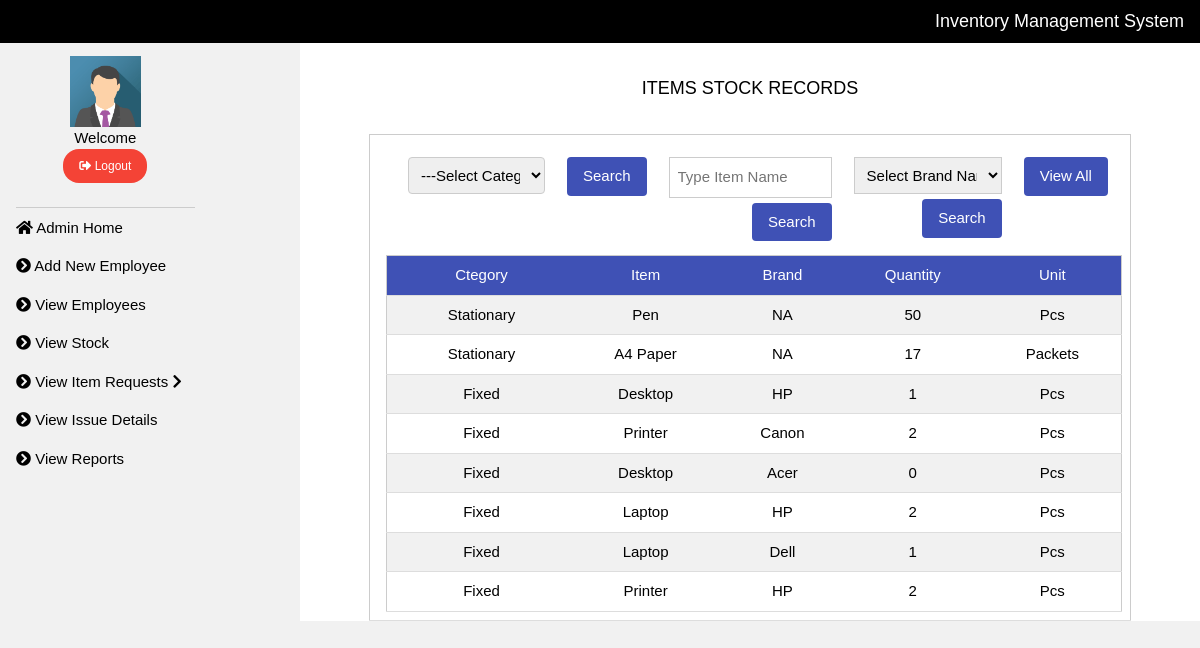
Page /viewstock.php on the committed database.
### tables this page shows
CREATE TABLE `stockmaster` (
  `id` int(11) NOT NULL AUTO_INCREMENT,
  `category` varchar(25) NOT NULL,
  `brand` varchar(30) DEFAULT NULL,
  `item` varchar(30) NOT NULL,
  `unit` varchar(10) NOT NULL,
  `qty` int(11) NOT NULL,
  PRIMARY KEY (`id`) USING BTREE
);

### viewstock.php (the view, shortened to what this page needs)
<?php
    include('connect.php');
?>
<!DOCTYPE html>
<html>
<link rel="stylesheet" href="css/w3style.css">
<link href="css/style2.css" type="text/css" rel="stylesheet">
<link rel="stylesheet" href="css/all.css">
<link href="css/fonts.css" type="text/css" rel="stylesheet">
<body class="w3-light-grey">
<div class="w3-bar w3-top w3-black w3-large" style="z-index:4">
  <span class="w3-bar-item w3-right w3-bar-item">Inventory Management System</span>
</div>
<?php include "sidebar.php"; ?>
<div class="w3-main w3-white" style="height:100%;margin-left:300px;margin-top:33px;">
	<?php
    if(isset($_POST["go1"]))
		{
			$cat=$_POST["cat"];
			$sql="Select * from stockmaster where category='$cat'";
		}
    else if(isset($_POST["submit"]))
		{
			$item=$_POST["item"];
			$sql="Select * from stockmaster where item='$item'";
		}
		else if(isset($_POST["submit1"]))
		{
			$item=$_POST["item"];
			$brand=$_POST["brand"];
			$sql="Select * from stockmaster where item='$item' and brand='$brand'";
		}
		else
		{
			$sql="Select * from stockmaster";
		}
		$result=mysqli_query($con,$sql);
    $resultx=mysqli_query($con,$sql);
    $c=0;
		while($r=mysqli_fetch_array($resultx))
		{
			$q=$r["qty"];
			$c=$c+$q;
		}
	?>
    <br>
   <center>
  <div class="w3-row-padding w3-margin-bottom" style="margin-top:1%;width:90%;">
  	<div class="w3-container w3-padding-4  w3-medium">
     <table class="w3-table-all">
     <h5>ITEMS STOCK RECORDS</h5>
     <br>
      <tr>
        <td colspan="5">
    	<form id="form1" name="form1" method="post" action="viewstock.php">
        	<table width="100%" cellspacing="6">
          <tr>
                        <td width="30%">
                            <select name="cat" id="cat" class="w3-input w3-border w3-round">
                                <option>---Select Category---</option>
                            </select>
                        </td>
                        <td width="13%"><input type="submit" name="go1" id="go1" value="Search" class="w3-btn w3-indigo w3-round"></td>
                	<td width="30%">
                    	<input name="item" type="text" class="w3-input w3-border" id="item" placeholder="Type Item Name" value="<?php if(isset($_POST["submit"])) { echo $_POST["item"]; } ?>"/>
                        <div class="w3-right-align" style="padding-top:5px;">
                        	<input type="submit" name="submit" id="Search" value="Search" class="w3-btn w3-indigo w3-round">
                        </div>
                    </td>
                    <td width="40%">
                    	<select name="brand" id="brand" class="w3-input w3-border">
                        	<option selected="selected"><?php if(isset($_POST["submit1"])) { echo $_POST["brand"]; } else { echo 'Select Brand Name'; } ?></option>
                        </select>
                        <div class="w3-right-align" style="padding-top:5px;">
                        	<span id="tot2" class="w3-text-red"><?php if(isset($_POST["submit1"])) { echo 'No. of Items '.$c; } ?></span>&nbsp;&nbsp;<input type="submit" name="submit1" id="sub" value="Search" class="w3-btn w3-indigo w3-round">
                        </div>
                    </td>
                    <td width="15%" valign="bottom" align="right">
                    	<a href="viewstock.php"><input type="button" name="submit2" value="View All" class="w3-btn w3-indigo w3-round"></a>
                    </td>
                </tr>
            </table>
  	  	</form>
    <table class="w3-table-all">
       <tr class="w3-indigo">
       <td class="w3-center">Ctegory</td>
        <td class="w3-center">Item </td>
        <td class="w3-center">Brand</td>
        <td class="w3-center">Quantity</td>
        <td class="w3-center">Unit</td>
      </tr>
      <?php
		while($row=mysqli_fetch_array($result))
		{
      echo '<tr>';
      echo '<td class="w3-center">'.$row[1].'</td>';
			echo '<td class="w3-center">'.$row[3].'</td>';
			echo '<td class="w3-center">'.$row[2].'</td>';
      echo '<td class="w3-center">'.$row[5].'</td>';
      echo '<td class="w3-center">'.$row[4].'</td>';
			echo '</tr>';
		}
	  ?>
    </table>
   </td>
  </tr>
</table>
  </div>
</center>
</div>
</body>
</html>

### css/w3style.css (style rules this page uses)
html { box-sizing:border-box }
*,*:before,*:after { box-sizing:inherit }
html { -ms-text-size-adjust:100%;-webkit-text-size-adjust:100% }
body { margin:0 }
a { background-color:transparent;-webkit-text-decoration-skip:objects }
button,input,select,textarea { font:inherit;margin:0 }
button,input { overflow:visible }
button,select { text-transform:none }
button,html [type=button],[type=reset],[type=submit] { -webkit-appearance:button }
html,body { font-family:Verdana,sans-serif;font-size:15px;line-height:1.5 }
html { overflow-x:hidden }
h5 { font-size:18px }
h1,h2,h3,h4,h5,h6 { font-family:"Segoe UI",Arial,sans-serif;font-weight:400;margin:10px 0 }
a { color:inherit }
.w3-table,.w3-table-all { border-collapse:collapse;border-spacing:0;width:100%;display:table }
.w3-table-all { border:1px solid #ccc }
.w3-bordered tr,.w3-table-all tr { border-bottom:1px solid #ddd }
.w3-table-all tr:nth-child(odd) { background-color:#fff }
.w3-table-all tr:nth-child(even) { background-color:#f1f1f1 }
.w3-table td,.w3-table th,.w3-table-all td,.w3-table-all th { padding:8px 8px;display:table-cell;text-align:left;vertical-align:top }
.w3-table th:first-child,.w3-table td:first-child,.w3-table-all th:first-child,.w3-table-all td:first-child { padding-left:16px }
.w3-btn,.w3-button { border:none;display:inline-block;padding:8px 16px;vertical-align:middle;overflow:hidden;text-decoration:none;color:inherit;background-color:inherit;text-align:center;cursor:pointer;white-space:nowrap }
.w3-btn,.w3-button { -webkit-touch-callout:none;-webkit-user-select:none;-khtml-user-select:none;-moz-user-select:none;-ms-user-select:none;user-select:none }
.w3-input { padding:8px;display:block;border:none;border-bottom:1px solid #ccc;width:100% }
.w3-main,#main { transition:margin-left .4s }
.w3-bar { width:100%;overflow:hidden }
.w3-bar .w3-bar-item { padding:8px 16px;float:left;width:auto;border:none;display:block;outline:0 }
.w3-container:after,.w3-container:before,.w3-panel:after,.w3-panel:before,.w3-row:after,.w3-row:before,.w3-row-padding:after,.w3-row-padding:before, .w3-cell-row:before,.w3-cell-row:after,.w3-clear:after,.w3-clear:before,.w3-bar:before,.w3-bar:after { content:"";display:table;clear:both }
.w3-top,.w3-bottom { position:fixed;width:100%;z-index:1 }
.w3-top { top:0 }
.w3-round,.w3-round-medium { border-radius:4px }
.w3-row-padding,.w3-row-padding>.w3-half,.w3-row-padding>.w3-third,.w3-row-padding>.w3-twothird,.w3-row-padding>.w3-threequarter,.w3-row-padding>.w3-quarter,.w3-row-padding>.w3-col { padding:0 8px }
.w3-container,.w3-panel { padding:0.01em 16px }
.w3-medium { font-size:15px!important }
.w3-large { font-size:18px!important }
.w3-right-align { text-align:right!important }
.w3-center { text-align:center!important }
.w3-border { border:1px solid #ccc!important }
.w3-margin-bottom { margin-bottom:16px!important }
.w3-right { float:right!important }
.w3-indigo,.w3-hover-indigo:hover { color:#fff!important;background-color:#3f51b5!important }
.w3-white,.w3-hover-white:hover { color:#000!important;background-color:#fff!important }
.w3-black,.w3-hover-black:hover { color:#fff!important;background-color:#000!important }
.w3-light-grey,.w3-hover-light-grey:hover,.w3-light-gray,.w3-hover-light-gray:hover { color:#000!important;background-color:#f1f1f1!important }

### css/style2.css (style rules this page uses)
*, *:before, *:after { box-sizing: inherit }
html { -ms-text-size-adjust: 100%; -webkit-text-size-adjust: 100% }
body { margin: 0 }
a { background-color: transparent; -webkit-text-decoration-skip: objects }
button, input, select, textarea { font: inherit; margin: 0 }
button, input { overflow: visible }
button, select { text-transform: none }
button, html [type=button], [type=reset], [type=submit] { -webkit-appearance: button }
html, body { font-family: Verdana, sans-serif; font-size: 15px; line-height: 1.5 }
html { overflow-x: hidden }
h5 { font-size: 18px }
h1, h2, h3, h4, h5, h6 { font-family: "Segoe UI", Arial, sans-serif; font-weight: 400; margin: 10px 0 }
a { color: inherit }

### viewstock.php (style rules this page uses)
html,body,h1,h2,h3,h4,h5 { font-family: "Raleway", sans-serif }

### rows in the picture
stockmaster: category "Stationary", item "Pen", brand "NA", qty "50", unit "Pcs"
stockmaster: category "Stationary", item "A4 Paper", brand "NA", qty "17", unit "Packets"
stockmaster: category "Fixed", item "Desktop", brand "HP", qty "1", unit "Pcs"
stockmaster: category "Fixed", item "Printer", brand "Canon", qty "2", unit "Pcs"
stockmaster: category "Fixed", item "Desktop", brand "Acer", qty "0", unit "Pcs"
stockmaster: category "Fixed", item "Laptop", brand "HP", qty "2", unit "Pcs"
stockmaster: category "Fixed", item "Laptop", brand "Dell", qty "1", unit "Pcs"
stockmaster: category "Fixed", item "Printer", brand "HP", qty "2", unit "Pcs"
